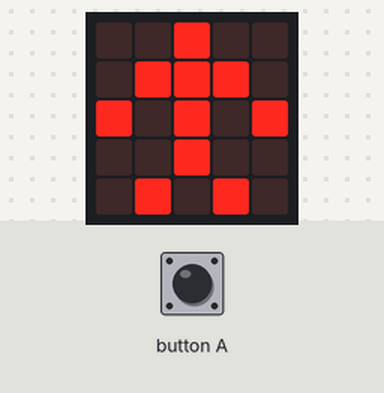
A program run on a simulated BBC micro:bit (MakeCode). Shown: the board's 5×5 LED display. The test bench sets the inputs (shaded band).

Above: at 3.2 s.
3.3 s: button A pressed for 0.15 s
At 4.05 s:
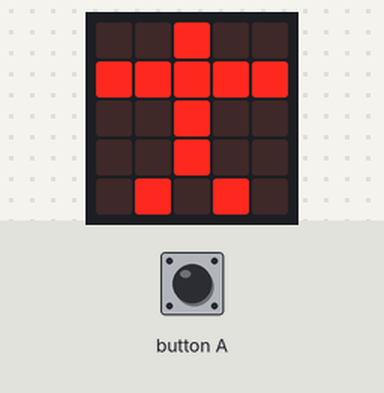
At 4.45 s:
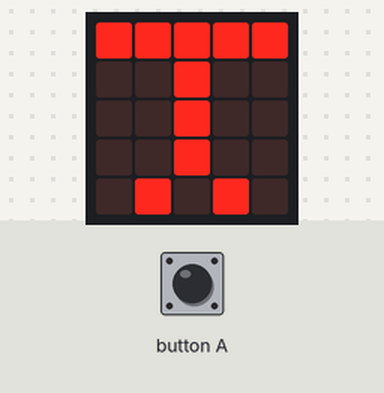
Timing chart, 0 to 6.3 s (numbered marks = the images above; inputs shaded):
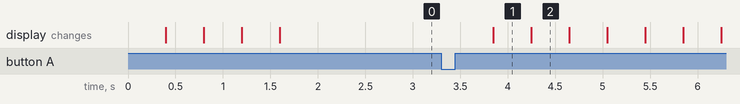

The program:

main.ts
```typescript
input.onButtonPressed(Button.A, function () {
    basic.showLeds(`
        . . # . .
        . # # # .
        # . # . #
        . . # . .
        . # . # .
        `)
    basic.showLeds(`
        . . # . .
        # # # # #
        . . # . .
        . . # . .
        . # . # .
        `)
    basic.showLeds(`
        # # # # #
        . . # . .
        . . # . .
        . . # . .
        . # . # .
        `)
    basic.showLeds(`
        # # # # #
        . . # . .
        . . # . .
        . # . # .
        # # # # #
        `)
    basic.showLeds(`
        # # # # #
        . . # . .
        . # . # .
        # # # # #
        . . . . .
        `)
    basic.showLeds(`
        # # # # #
        . . # . .
        . . # . .
        . # . # .
        # # # # #
        `)
    basic.showLeds(`
        # # # # #
        . . # . .
        . . # . .
        . . # . .
        . # . # .
        `)
    basic.showLeds(`
        . . # . .
        # # # # #
        . . # . .
        . . # . .
        . # . # .
        `)
    basic.showLeds(`
        . . # . .
        . # # # .
        # . # . #
        . . # . .
        . # . # .
        `)
})
basic.showLeds(`
    . . # . .
    . # # # .
    # . # . #
    . . # . .
    . # . # .
    `)
basic.showLeds(`
    . . # . .
    . # # # #
    # . # . .
    . . # . .
    . # . # .
    `)
basic.showLeds(`
    . . # . #
    . # # # .
    # . # . .
    . . # . .
    . # . # .
    `)
basic.showLeds(`
    . . # . .
    . # # # #
    # . # . .
    . . # . .
    . # . # .
    `)
basic.showLeds(`
    . . # . .
    . # # # .
    # . # . #
    . . # . .
    . # . # .
    `)
```

test.ts
```typescript
// sem patria testy; keď sa tento balík použije ako rozšírenie, nebudú sa kompilovať.
```

Measured:
- after the input at 3.3 s, the display: changes after 0.55 s (image 1)
- what the display in image 1 shows lasts 0.4 s, from 3.9 s to 4.3 s
